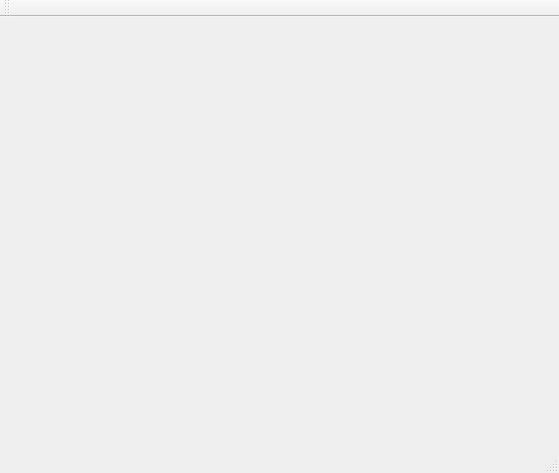
<?xml version="1.0" encoding="UTF-8"?>
<ui version="4.0">
 <class>MainWindow</class>
 <widget class="QMainWindow" name="MainWindow">
  <property name="geometry">
   <rect>
    <x>0</x>
    <y>0</y>
    <width>559</width>
    <height>473</height>
   </rect>
  </property>
  <property name="windowTitle">
   <string>Viewer</string>
  </property>
  <widget class="QWidget" name="centralWidget">
   <widget class="QLabel" name="debugLabel">
    <property name="geometry">
     <rect>
      <x>10</x>
      <y>390</y>
      <width>541</width>
      <height>20</height>
     </rect>
    </property>
    <property name="text">
     <string/>
    </property>
   </widget>
  </widget>
  <widget class="QMenuBar" name="menuBar">
   <property name="enabled">
    <bool>true</bool>
   </property>
   <property name="geometry">
    <rect>
     <x>0</x>
     <y>0</y>
     <width>559</width>
     <height>20</height>
    </rect>
   </property>
  </widget>
  <widget class="QStatusBar" name="statusBar">
   <property name="autoFillBackground">
    <bool>false</bool>
   </property>
  </widget>
  <widget class="QToolBar" name="toolBar">
   <property name="windowTitle">
    <string>toolBar</string>
   </property>
   <attribute name="toolBarArea">
    <enum>TopToolBarArea</enum>
   </attribute>
   <attribute name="toolBarBreak">
    <bool>false</bool>
   </attribute>
  </widget>
  <action name="actionOpenFile">
   <property name="text">
    <string>open...</string>
   </property>
  </action>
 </widget>
 <layoutdefault spacing="6" margin="11"/>
 <resources/>
 <connections/>
</ui>
